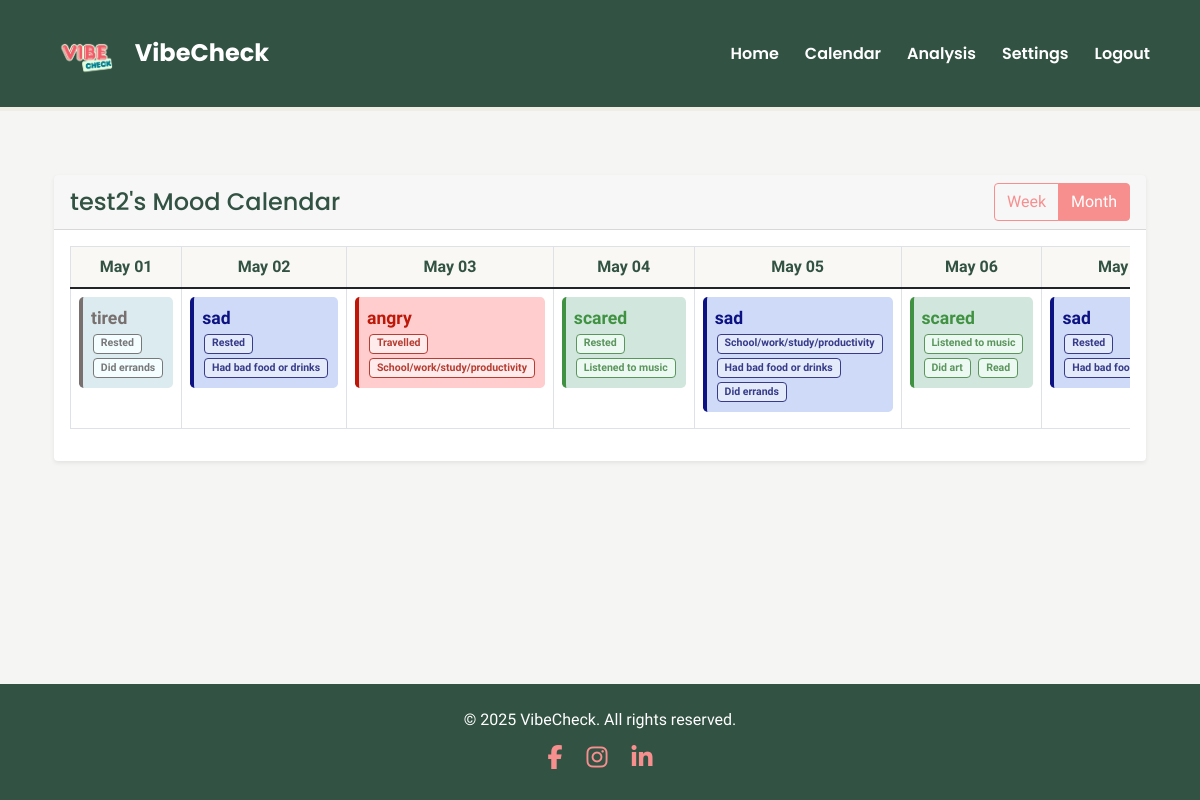
/calendar/test2 (signed in), run on the app's committed database.
### app/models.py (models this page shows, shortened)
class User(UserMixin, db.Model):
    username = db.Column(db.String(30), primary_key=True)
    password = db.Column(db.String(100))
    privacy_setting = db.Column(db.String(20), default='friends')  # Can be 'public', 'friends', or 'private'
    moods = db.relationship('Mood', backref='user', lazy=True)
    friends = db.relationship(
        'User',
        secondary='friendships',
        primaryjoin=username==Friendship.user_id,
        secondaryjoin=username==Friendship.friend_id,
        backref='friend_of'
    )

class Mood(db.Model):
    id = db.Column(db.Integer, primary_key=True)
    mood = db.Column(db.String(50), nullable=False)
    reasons = db.Column(db.String(500), nullable=True)  # JSON string of selected reasons
    timestamp = db.Column(db.DateTime, nullable=False)
    user_id = db.Column(db.String(30), db.ForeignKey('user.username'), nullable=False)
    def get_reasons(self):
        return json.loads(self.reasons) if self.reasons else []
    @staticmethod
    def get_moods_for_date_range(user_id, start_date, end_date):
        moods = Mood.query.filter(
            Mood.user_id == user_id,
            Mood.timestamp >= start_date,
            Mood.timestamp <= end_date
        ).order_by(Mood.timestamp).all()
        mood_dict = {}
        for mood in moods:
            date_str = mood.timestamp.strftime('%Y-%m-%d')
            mood_dict[date_str] = mood
        return mood_dict

### app/main.py (the view)
@bp.route('/calendar/<user_id>')
@login_required
def calendar_view(user_id):
    user = User.query.get_or_404(user_id)
    if user_id != current_user.username:
        if user.privacy_setting == 'private':
            flash("This user's data is private", "warning")
            return redirect(url_for('main.home'))
        elif user.privacy_setting == 'friends':
            friendship = Friendship.query.filter_by(
                user_id=current_user.username,
                friend_id=user_id
            ).first()
            if not friendship:
                flash("You can only view calendars of your friends", "warning")
                return redirect(url_for('main.home'))
    today = datetime.now().date()
    week_start = today - timedelta(days=today.weekday())
    week_end = week_start + timedelta(days=6, hours=23, minutes=59, seconds=59)
    month_start = today.replace(day=1)
    if today.month == 12:
        month_end = today.replace(year=today.year + 1, month=1, day=1) - timedelta(days=1)
    else:
        month_end = today.replace(month=today.month + 1, day=1) - timedelta(days=1)
    week_dates = [week_start + timedelta(days=i) for i in range(7)]
    month_dates = []
    current_date = month_start
    while current_date <= month_end:
        month_dates.append(current_date)
        current_date += timedelta(days=1)
    week_moods = Mood.get_moods_for_date_range(user_id, week_start, week_end)
    month_moods = Mood.get_moods_for_date_range(user_id, month_start, month_end)
    return render_template('calendar.html',
                         user=user,
                         week_dates=week_dates,
                         month_dates=month_dates,
                         week_moods=week_moods,
                         month_moods=month_moods)

### app/__init__.py (called while the page is built)
def create_app(config_class=Config):
    app = Flask(__name__)
    app.config.from_object(config_class)
    if csrf_available:
        csrf = CSRFProtect(app)  # moved here to use app context directly
    db.init_app(app)
    login_manager.init_app(app)
    from app.auth import bp as auth_bp
    app.register_blueprint(auth_bp)
    from app.main import bp as main_bp
    app.register_blueprint(main_bp)
    os.makedirs(os.path.join(os.path.dirname(os.path.dirname(__file__)), 'instance'), exist_ok=True)
    from app.models import User, Mood, Friendship
    @login_manager.user_loader
    def load_user(id):
        return User.query.get(str(id))
    return app

### app/templates/calendar.html (shortened to what this page needs)
{% extends "base.html" %}
{% block head %}
<link rel="stylesheet" href="{{ url_for('static', filename='css/calendar.css') }}">
{% endblock %}
{% block content %}
<div class="container mt-4">
    <div class="row">
        <div class="col-12">
            <div class="card border-0 shadow-sm rounded-4 bg-light-subtle">
                <div class="card-header d-flex justify-content-between align-items-center">
                    <h4>{{ user.username }}'s Mood Calendar</h4>
                    <div class="btn-group">
                        <button type="button" class="btn btn-outline-theme" id="weekView">Week</button>
                        <button type="button" class="btn btn-outline-theme active" id="monthView">Month</button>
                    </div>
                </div>
                <div class="card-body">
                    <div id="monthCalendar">
                        <div class="table-responsive">
                            <table class="table table-bordered">
                                <thead>
                                    <tr>
                                        {% for day in month_dates %}
                                        <th>{{ day.strftime('%b %d') }}</th>
                                        {% endfor %}
                                    </tr>
                                </thead>
                                <tbody>
                                    <tr>
                                        {% for day in month_dates %}
                                        <td class="mood-cell" data-date="{{ day.strftime('%Y-%m-%d') }}">
                                            {% set mood = month_moods.get(day.strftime('%Y-%m-%d')) %}
                                            {% if mood %}
                                            <div class="mood-indicator bg-{{ mood.mood }}-subtle rounded-3 p-2 fw-bold">
                                                {{ mood.mood }}
                                                <div class="reasons-list">
                                                    {% for reason in mood.get_reasons() %}
                                                    <span class="reason-{{ mood.mood }} badge">{{ reason }}</span>
                                                    {% endfor %}
                                                </div>
                                            </div>
                                            {% else %}
                                            <div class="text-muted fst-italic">No mood recorded</div>
                                            {% endif %}
                                        </td>
                                        {% endfor %}
                                    </tr>
                                </tbody>
                            </table>
                        </div>
                    </div>
                </div>
            </div>
        </div>
    </div>
</div>
{% endblock %}

### app/templates/base.html (shortened to what this page needs)
<!DOCTYPE html>
<html lang="en">
<head>
    <link href="https://cdn.jsdelivr.net/npm/bootstrap@5.1.3/dist/css/bootstrap.min.css" rel="stylesheet">
    <link rel="stylesheet" href="https://cdn.jsdelivr.net/npm/bootstrap-icons@1.10.5/font/bootstrap-icons.css"/>
    <link rel="stylesheet" href="https://cdnjs.cloudflare.com/ajax/libs/font-awesome/6.5.0/css/all.min.css" />
    <link href="../static/css/base.css" rel="stylesheet">
    {% block head %}{% endblock %}
</head>
<body class="d-flex flex-column min-vh-100">
<nav class="navbar navbar-expand-md navbar-dark custom-navbar">
  <div class="container py-3">
    <a class="navbar-brand d-flex align-items-center" href="{{ url_for('main.intro') }}">
      <img src="{{ url_for('static', filename='images/Vibe.png') }}" alt="App Logo" class="me-2" style="height: 45px;">
      <h1 class="m-0 fs-4 text-white">VibeCheck</h1>
    </a>
    <div class="collapse navbar-collapse" id="navbarHeader">
      <ul class="navbar-nav ms-auto">
        {% if current_user.is_authenticated %}
          <li class="nav-item">
            <a class="nav-link text-white" href="{{ url_for('main.home') }}">Home</a>
          </li>
          <li class="nav-item">
            <a class="nav-link text-white" href="{{ url_for('main.calendar_view', user_id=current_user.username) }}">Calendar</a>
          </li>
          <li class="nav-item">
            <a class="nav-link text-white" href="{{ url_for('main.analysis', user_id=current_user.username) }}">Analysis</a>
          </li>
          <li class="nav-item">
            <a class="nav-link text-white" href="{{ url_for('main.change_password') }}">Settings</a>
          </li>
          <li class="nav-item">
            <a class="nav-link text-white" href="{{ url_for('auth.logout') }}">Logout</a>
          </li>
        {% endif %}
      </ul>
    </div>
  </div>
</nav>
     <main class="container mt-4 flex-fill">
        {% block content %}{% endblock %}
    </main>
<footer class="footer text-center py-4 mt-5">
  <p class="mb-2">© 2025 VibeCheck. All rights reserved.</p>
  <div class="social-icons">
    <a href="#"><i class="fab fa-facebook-f"></i></a>
    <a href="#"><i class="fab fa-instagram"></i></a>
    <a href="#"><i class="fab fa-linkedin-in"></i></a>
  </div>
</footer>
</body>
</html>

### app/static/css/base.css (style rules this page uses)
body { background-color: #F5F5F3; font-family: 'Open Sans', sans-serif; }
.custom-navbar { background-color: #325243; padding: 10px 20px; border-bottom: 4px solid #F0EDE4; }
.custom-navbar .navbar-brand h1 { font-family: 'Poppins', sans-serif; color: #fff; font-size: 1.8rem; font-weight: 700; margin: 0; }
.custom-navbar .nav-link { color: #FFFFFF; font-weight: 600; font-family: 'Poppins', sans-serif; padding: 8px 16px; border-radius: 25px; transition: background-color 0.3s; }
.custom-navbar .nav-item + .nav-item { margin-left: 10px; }
footer { text-align: center; padding: 20px; background-color: #325243; color: #FFFFFF; margin-top: 50px; }
.social-icons a { color: #F78F8F; margin: 0 10px; font-size: 1.5rem; transition: color 0.3s; }
.mood-indicator { padding: 0.25rem 0.5rem; border-radius: 0.25rem; font-size: 0.875rem; }

### app/static/css/calendar.css (style rules this page uses)
.mood-cell { height: 100px; padding: 8px; vertical-align: top; background-color: #fff; transition: background-color 0.2s ease-in-out; }
.mood-indicator { font-size: 1.1em; padding: 4px 8px; border-radius: 4px; margin-bottom: 8px; background-color: #f9f8f4; font-family: 'Open Sans', sans-serif; }
.reasons-list { font-size: 0.8em; }
.reasons-list .badge { margin: 2px; display: inline-block; }
.card-header h4 { font-family: 'Poppins', sans-serif; color: #325243; margin: 0; }
.btn-outline-theme { color: #F78F8F; border-color: #F78F8F; background-color: transparent; transition: all 0.2s ease-in-out; }
.btn-outline-theme:hover, .btn-outline-theme.active, .btn-outline-theme:focus { background-color: #F78F8F; color: white; border-color: #F78F8F; }
.table thead th { background-color: #f9f8f4; color: #325243; text-align: center; font-weight: 600; }
.bg-sad-subtle { background-color: #cedaf7; color: #0c1282; border-left: 4px solid #0c1282; }
.reason-sad { background-color: #e3eaf9; color: #373b8a; border: 1px solid #373b8a; }
.bg-angry-subtle { background-color: #ffcdcd; color: #bd1708; border-left: 4px solid #bd1708; }
.reason-angry { background-color: #ffebeb; color: #b63d32; border: 1px solid #b63d32; }
.bg-tired-subtle { background-color: #dcebef; color: #78706f; border-left: 4px solid #78706f; }
.reason-tired { background-color: #f4fdff; color: #787878; border: 1px solid #787878; }
.bg-scared-subtle { background-color: #d1e7dd; color: #409242; border-left: 4px solid #409242; }
.reason-scared { background-color: #ecf9f3; color: #5b955c; border: 1px solid #5b955c; }

### data on the page
User: username "test2"
Mood: mood "tired"
Mood: mood "sad"
Mood: mood "angry"
Mood: mood "scared"
Mood: mood "sad"
Mood: mood "scared"
Mood: mood "sad"

### other printed values
{{ day.strftime('%b %d') }} "May 01" "May 02" "May 03" "May 04" "May 05" "May 06" "May…"
{{ reason }} "Rested" "Did errands" "Rested" "Had bad food or drinks" "Travelled" "School/work/study/productivity" "Rested" "Listened to music" "School/work/study/productivity" "Had bad food or drinks" "Did errands" "Listened to music" "Did art" "Read" "Rested" "Had bad…"
